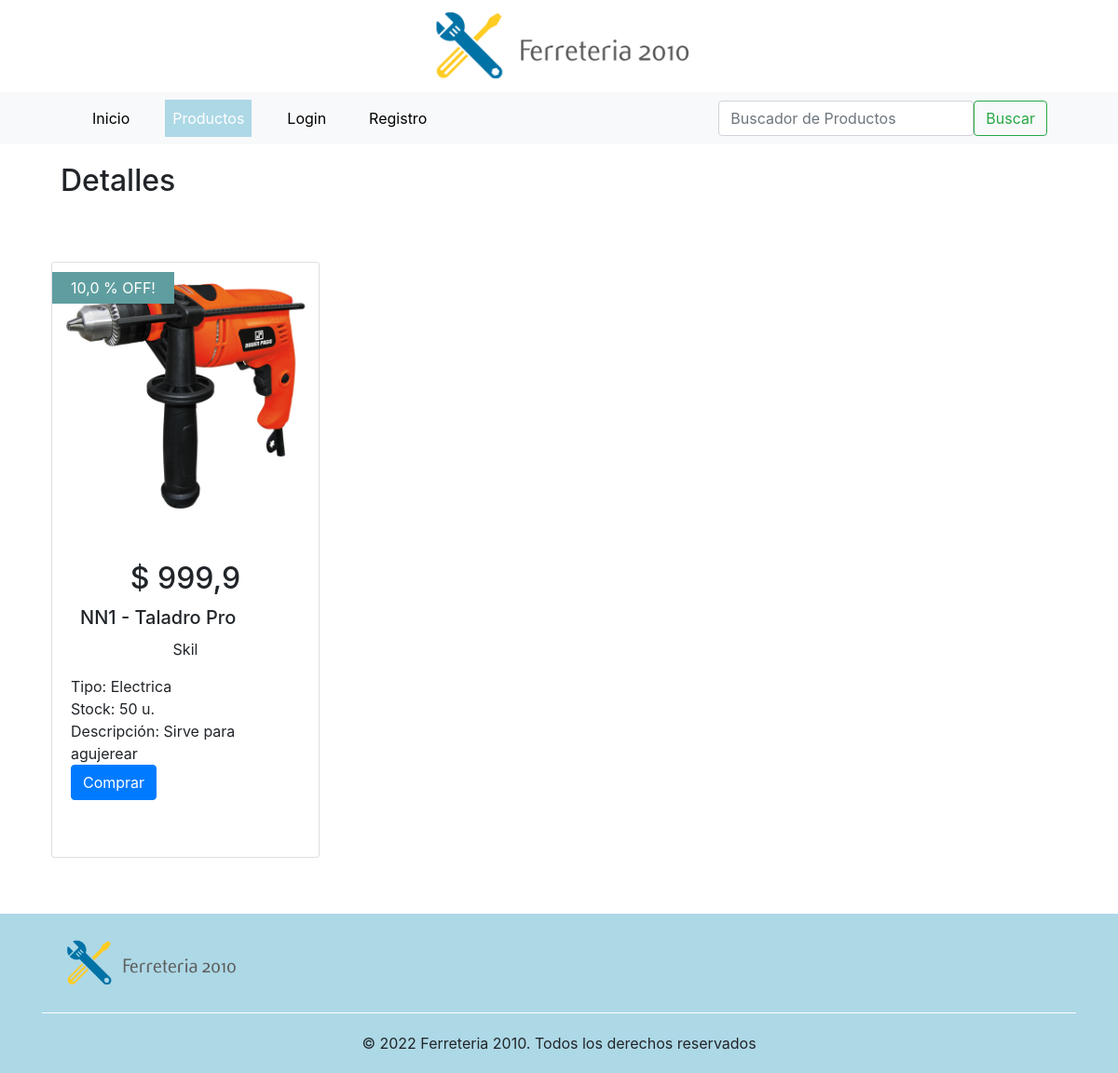
The page /productos/detail-producto/1/ on the database its author committed.
### productos/models.py (models this page shows, shortened)
class Productos(models.Model):
    nombre = models.CharField(max_length=200)
    sku = models.CharField(max_length=100, unique=True)
    marca = models.ForeignKey(Marcas, on_delete=models.CASCADE, related_name='producto') # relacionada con el modelo Marcas
    modelo = models.CharField(max_length=100)
    tipo = models.ForeignKey(Tipo, on_delete=models.CASCADE, related_name='producto') # relacionada con el modelo Tipo
    precio = models.FloatField()
    stock = models.IntegerField()
    descuento = models.FloatField()
    novedad = models.BooleanField()
    imagen = models.ImageField(upload_to = 'prod_images', default='')
    descripcion = models.CharField(max_length=200, blank=True, default='')
    class Meta:
        verbose_name = 'Producto'
        verbose_name_plural = 'Productos'

class Marcas(models.Model):
    nombre = models.CharField(max_length=100, unique=True)
    descripcion = models.CharField(max_length=200, blank=True, default='')
    class Meta:
        verbose_name = 'Marca'
        verbose_name_plural = 'Marcas'
    def __str__(self):
        return self.nombre

class Tipo(models.Model):
    categoria = models.CharField(max_length=100, unique=True)
    descripcion = models.CharField(max_length=200, blank=True, default='')
    class Meta:
        verbose_name = 'Tipo'
        verbose_name_plural = 'Tipos'
    def __str__(self):
        return self.categoria

### productos/views.py (the view)
# urls.py: path('detail-producto/<int:pk>/', Detail_product.as_view(), name='detail_producto'),
class Detail_product(DetailView):
    model = Productos
    template_name = 'products/detalle_producto.html'

### templates/products/detalle_producto.html (shortened to what this page needs)
{% extends 'base.html' %}
{% load static %}
{% block nav_productos_activo %}active{% endblock %}
{% block contenido %}
    <div class="titulo_seccion"><h2>Detalles</h2></div>
    <div class="card" style="width: 18rem; float: left; margin: 10px; height: 640px;">
        {% if object.descuento > 0 %}
        <div class="labels_image">
            <span class="producto_descuento">{{ object.descuento }} % OFF!</span>
        </div>
        {% endif %}
        <div class="images_box">
            <img src="{{ object.imagen.url }}" class="card-img-top" alt="...">
        </div>
        <div class="card-body">
            <div style="text-align: center;">
            {% if object.stock == 0  %}
                <h2><del>$ {{ object.precio }}</del></h2>
            {% else %}
                <h2>$ {{ object.precio }}</h2>
            {% endif %}
            </div>
            <h5 class="card-title" style="margin:10px">{{ object.sku }} - {{ object.nombre }}</h5>
            <div class="card-text" style="text-align: center; margin-bottom: 15px;">{{object.marca}}</div>
            Tipo: {{ object.tipo }}<br>
            Stock: {{ object.stock }} u.<br>
            Descripción: {{ object.descripcion }}<br>
            {% if Object.stock == 0 %}
            {% else %}
                <a href="#" class="btn btn-primary">Comprar</a>
            {% endif %}
        </div>
    </div>
{% endblock %}

### productos/static/assets/css/custom.css (style rules this page uses)
.labels_image { width: 100%; float:left; position: absolute; padding-top: 15px; }
.producto_descuento { color: #fff; background-color:cadetblue; padding: 7px 20px; }
.images_box { min-height: 300px; }
.titulo_seccion { border-radius: 1px solid #cecece; padding: 20px; margin-bottom: 30px; }

### rows shown on the page
Productos: descuento "10,0", imagen (picture), precio "999,9", sku "NN1", nombre "Taladro Pro", marca "Skil", tipo "Electrica", stock "50", descripcion "Sirve para agujerear"
